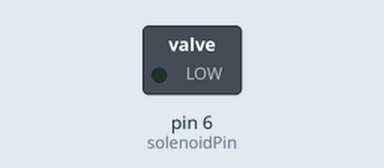
Bench run of a sketch on a simulated Arduino Uno, built with avr-gcc and run on an emulated ATmega328P. Shown: switched loads named in the sketch (green lamp = pin HIGH). Dashed ring = blinking. What the sketch prints to the serial monitor is not drawn.

Above: at 0.3 s.
Timing chart, 0 to 3.2 s (numbered marks = the images above):
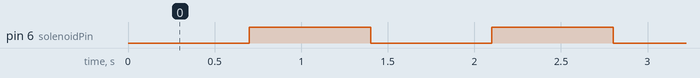

Measured:
- by itself, pin 6 (solenoidPin): alternates HIGH for 0.70 s and LOW for 0.70 s

The sketch:

Fire_test.ino
```cpp
#define solenoidPin           6

long intervalPistonOff = 700;
long intervalPistonOn = 700;
unsigned long currentMillis = 0;
unsigned long previousMillis = 0;
int pistonState = 0; // 0 is currently off 1 is currently on

void setup() {
  Serial.begin(9600);
 pinMode(solenoidPin,OUTPUT);
}


 void loop() {
   currentMillis = millis();
  // put your main code here, to run repeatedly:
  //piston On
  if ((currentMillis - previousMillis >= intervalPistonOff) && (pistonState == 0)) {
    previousMillis = currentMillis;
    digitalWrite(solenoidPin, HIGH);
    pistonState = 1;
    // Uncomment for debugging:
    Serial.print("Piston state: ");
    Serial.println("On");
  }

  //Piston off
  else if ((currentMillis - previousMillis >= intervalPistonOn) && (pistonState == 1)) {
    previousMillis = currentMillis;
    digitalWrite(solenoidPin, LOW);
    pistonState = 0;
    // Uncomment for debugging:
    Serial.print("Piston state: ");
    Serial.println("Off");
  }
}
```
